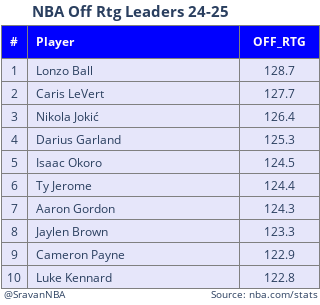

Here is the notebook cell this chart was saved with:
### Markdown cell above
## Offensive Rating

### Code cell
rank_plot(df, "OFF_RTG", title="NBA Off Rtg Leaders 24-25")

### Figure 1 — Plotly figure (JSON) as saved in the notebook; plotly's stock layout.template omitted (floating-point values rounded to 4 significant figures)
{"data": [{"cells": {"align": ["center", "left", "center"], "fill": {"color": "lavender"}, "height": 23, "line": {"color": "grey"}, "values": [[1, 2, 3, 4, 5, 6, 7, 8, 9, 10], ["Lonzo Ball", "Caris LeVert", "Nikola Jokić", "Darius Garland", "Isaac Okoro", "Ty Jerome", "Aaron Gordon", "Jaylen Brown", "Cameron Payne", "Luke Kennard"], [128.7, 127.7, 126.4, 125.3, 124.5, 124.4, 124.3, 123.3, 122.9, 122.8]]}, "columnwidth": [5, 40, 15], "header": {"align": ["center", "left", "center"], "fill": {"color": "blue"}, "font": {"color": "snow", "size": 12}, "line": {"color": "grey"}, "values": ["<b>#<b>", "<b>Player<b>", "<b>OFF_RTG<b>"]}, "type": "table"}], "layout": {"annotations": [{"font": {"size": 10}, "showarrow": false, "text": "@SravanNBA", "x": 0, "xshift": 1, "y": 0, "yshift": 1}, {"font": {"size": 10}, "showarrow": false, "text": "Source: nba.com/stats", "x": 1, "xshift": 1, "y": 0, "yshift": 1}], "height": 305, "margin": {"b": 1, "l": 1, "r": 1, "t": 25}, "title": {"font": {"size": 15}, "text": "<b>NBA Off Rtg Leaders 24-25<b>", "x": 0.1, "y": 0.98}, "width": 265}}
